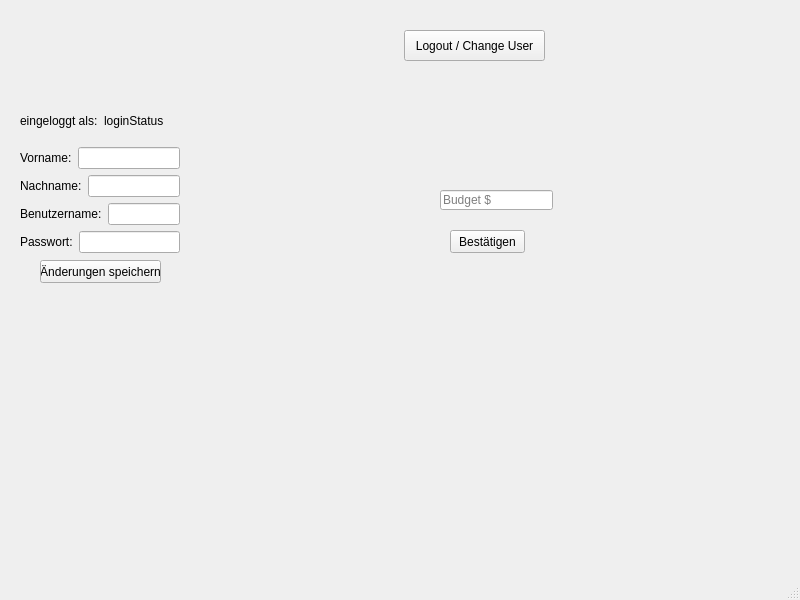
<?xml version="1.0" encoding="UTF-8"?>
<ui version="4.0">
 <class>MainWindow</class>
 <widget class="QMainWindow" name="MainWindow">
  <property name="geometry">
   <rect>
    <x>0</x>
    <y>0</y>
    <width>800</width>
    <height>600</height>
   </rect>
  </property>
  <property name="windowTitle">
   <string>Nutzerprofil</string>
  </property>
  <widget class="QWidget" name="centralwidget">
   <widget class="QPushButton" name="Logout">
    <property name="geometry">
     <rect>
      <x>404</x>
      <y>30</y>
      <width>141</width>
      <height>31</height>
     </rect>
    </property>
    <property name="text">
     <string>Logout / Change User</string>
    </property>
   </widget>
   <widget class="QLineEdit" name="Budget">
    <property name="geometry">
     <rect>
      <x>440</x>
      <y>190</y>
      <width>113</width>
      <height>20</height>
     </rect>
    </property>
    <property name="text">
     <string/>
    </property>
    <property name="placeholderText">
     <string>Budget $</string>
    </property>
   </widget>
   <widget class="QPushButton" name="BudgetBestaetigen">
    <property name="geometry">
     <rect>
      <x>450</x>
      <y>230</y>
      <width>75</width>
      <height>23</height>
     </rect>
    </property>
    <property name="text">
     <string>Bestätigen</string>
    </property>
   </widget>
   <widget class="QWidget" name="verticalLayoutWidget">
    <property name="geometry">
     <rect>
      <x>20</x>
      <y>100</y>
      <width>160</width>
      <height>153</height>
     </rect>
    </property>
    <layout class="QVBoxLayout" name="nutzerdatenLayout">
     <item>
      <layout class="QHBoxLayout" name="loginStatusLayout">
       <item>
        <widget class="QLabel" name="loginLabel">
         <property name="text">
          <string>eingeloggt als:</string>
         </property>
        </widget>
       </item>
       <item>
        <widget class="QLabel" name="loginStatusLabel_2">
         <property name="text">
          <string>loginStatus</string>
         </property>
        </widget>
       </item>
      </layout>
     </item>
     <item>
      <layout class="QHBoxLayout" name="vornameLayout">
       <item>
        <widget class="QLabel" name="vornameLabel">
         <property name="text">
          <string>Vorname:</string>
         </property>
        </widget>
       </item>
       <item>
        <widget class="QLineEdit" name="vornameLineEdit"/>
       </item>
      </layout>
     </item>
     <item>
      <layout class="QHBoxLayout" name="nachnameLayout">
       <item>
        <widget class="QLabel" name="nachnameLabel">
         <property name="text">
          <string>Nachname:</string>
         </property>
        </widget>
       </item>
       <item>
        <widget class="QLineEdit" name="nachnameLineEdit"/>
       </item>
      </layout>
     </item>
     <item>
      <layout class="QHBoxLayout" name="benutzernameLayout">
       <item>
        <widget class="QLabel" name="benutzernameLabel">
         <property name="text">
          <string>Benutzername:</string>
         </property>
        </widget>
       </item>
       <item>
        <widget class="QLineEdit" name="benutzernameLineEdit"/>
       </item>
      </layout>
     </item>
     <item>
      <layout class="QHBoxLayout" name="passwortLayout">
       <item>
        <widget class="QLabel" name="passwortLabel">
         <property name="text">
          <string>Passwort:</string>
         </property>
        </widget>
       </item>
       <item>
        <widget class="QLineEdit" name="passwortLineEdit"/>
       </item>
      </layout>
     </item>
    </layout>
   </widget>
   <widget class="QPushButton" name="aenderungenSpeichern">
    <property name="geometry">
     <rect>
      <x>40</x>
      <y>260</y>
      <width>121</width>
      <height>23</height>
     </rect>
    </property>
    <property name="text">
     <string>Änderungen speichern</string>
    </property>
   </widget>
  </widget>
  <widget class="QMenuBar" name="menubar">
   <property name="enabled">
    <bool>true</bool>
   </property>
   <property name="geometry">
    <rect>
     <x>0</x>
     <y>0</y>
     <width>800</width>
     <height>22</height>
    </rect>
   </property>
   <property name="autoFillBackground">
    <bool>false</bool>
   </property>
   <property name="defaultUp">
    <bool>true</bool>
   </property>
   <property name="nativeMenuBar">
    <bool>true</bool>
   </property>
  </widget>
  <widget class="QStatusBar" name="statusbar">
   <property name="enabled">
    <bool>true</bool>
   </property>
   <property name="sizeGripEnabled">
    <bool>true</bool>
   </property>
  </widget>
 </widget>
 <resources/>
 <connections/>
</ui>
